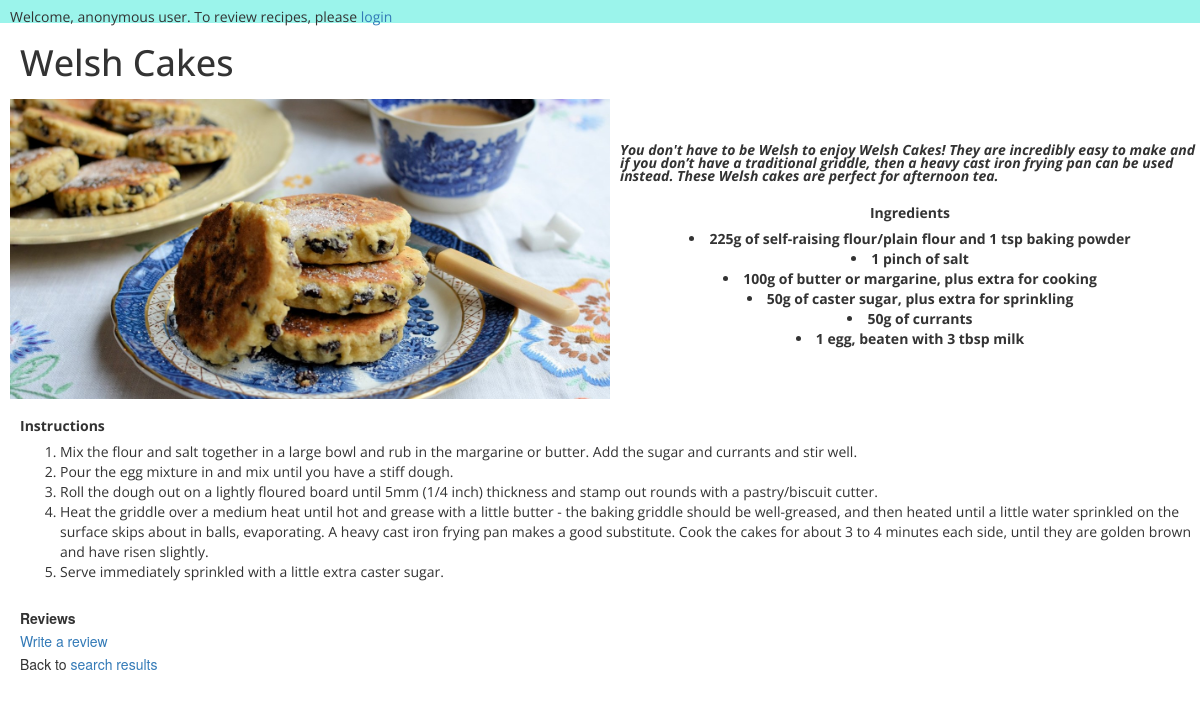
The page /main/recipes/3 on the database as committed earlier.
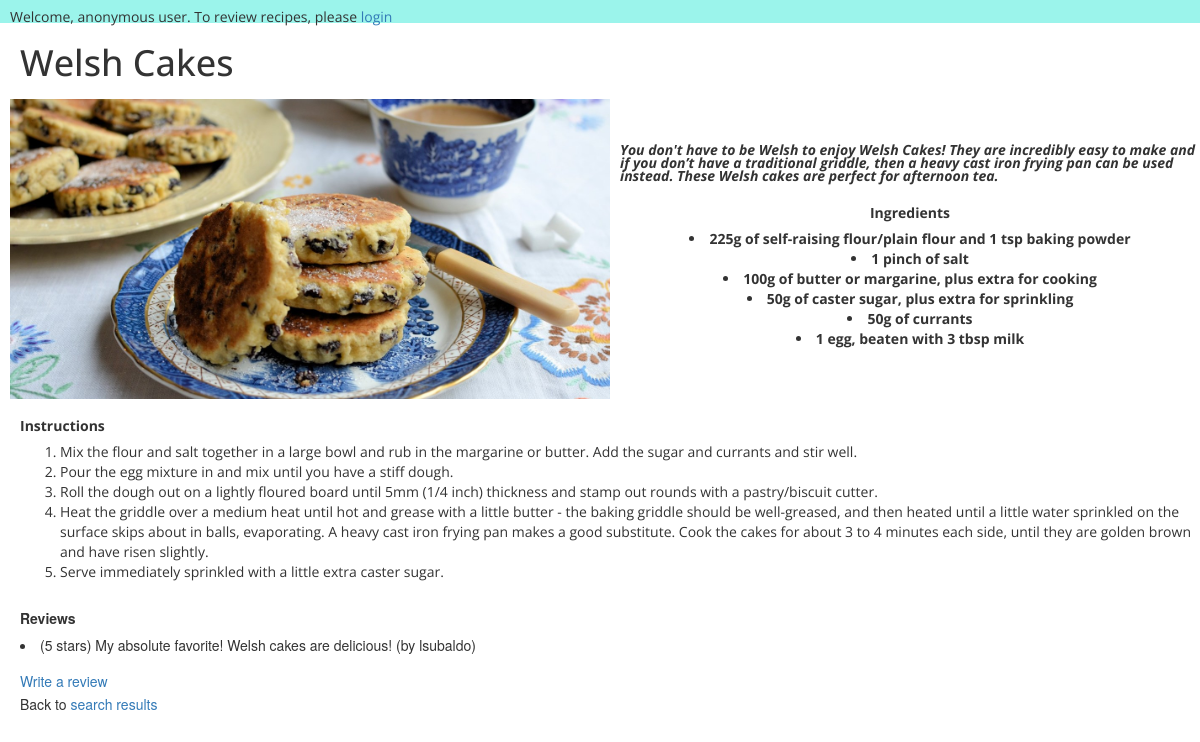
The same page on the database as committed later.
### recipes/models.py (models this page shows, shortened)
class RecipeInstruction(models.Model):
	recipe = models.ForeignKey(Recipe)
	step = models.IntegerField(default=0, validators=[MaxValueValidator(20), MinValueValidator(1)])
	instruction = models.CharField(max_length=1000, blank=False, default="")
	def get_instruction(self):
		return "{}".format(self.instruction)

class Review(models.Model):
    stars = models.IntegerField(blank = False, validators=[MinValueValidator(1), MaxValueValidator(5)])
    review_text = models.TextField()
    recipe = models.ForeignKey(Recipe)
    user = models.ForeignKey(auth_models.User)
    def __str__(self):
        return "({} stars) {} (by {})".format(self.stars, self.review_text, self.user)

### recipes/views.py (the view)
# urls.py: url(r'^recipes/(?P<id>\d+)$', details_view, name='details'),
def details_view(request, id):
    recipe = get_object_or_404(Recipe, id=id)
    return render(request, "recipes/details.html", {'recipe':recipe})

### recipes/models.py (called while the page is built)
	def get_ingredients(self):
		return self.ingredients.split("**")

### recipes/templates/recipes/details.html (shortened to what this page needs)
{% extends "base.html" %}
{% load staticfiles %}
    {% block main %}
    <section class="details">
        <p><h1 class="recipename">{{ recipe.name }}</h1></p>
       <table id="display">
       <tr>
       <th class="image">
        {% if recipe.image.url.width > recipe.image.url.height %}
            <img src="{{ recipe.image.url }}" width=300>
        {% else %}
            <img src="{{ recipe.image.url }}" height=300>
        {% endif %}
        </th>
        <th><i><p class="description">{{ recipe.description }}</i>
        <br>
        <br>
        <div class="ingredients">
        <center><p><b>Ingredients</b></center>
        {% for ingredient in recipe.get_ingredients %}
            <center><li class="ingredient">{{ ingredient }}</li></center>
        {% endfor %}
        </th>
        </table>
        <br>
        <div class="instructions">
        <b><p>Instructions</b>
        <ol>
        {% for instruction in recipe.recipeinstruction_set.all %}
            <li>{{ instruction.get_instruction }}</li>
        {% endfor %}
        </ol>
        </div>
        <br>
        <div class="review"><b><p>Reviews</b>
            {% if recipe.review_set %}
                {% for review in recipe.review_set.all %}
                    <li class="new-review">{{ review }}</li>
                {% endfor %}
            {% endif %}
        <br>
        <p><a href="{% url 'review' recipe.id %}">Write a review</a>
        <p>Back to <a href="{% url 'index' %}">search results</a></div>
    </section>
    {% endblock main %}

Rows that differ between the two databases and show on the page:
added Review: stars+review_text+user "(5 stars) My absolute favorite! Welsh cakes are delicious! (by lsubaldo)"
